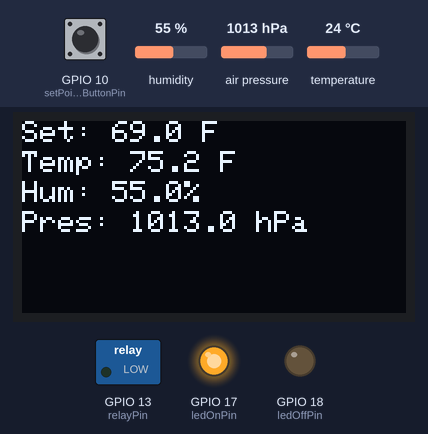
The sketch below on a simulated ESP32-S2. Shown: 128×64 one-colour display, switched loads named in the sketch (green lamp = pin HIGH), output pins drawn as LEDs (lit = HIGH). The inputs (shaded band) are chosen by the test bench; at power-on: temperature 24 °C, humidity 55 %, air pressure 1013 hPa, GPIO 10 (setPointChangeButtonPin) HIGH. WiFi joins after 1.5 s; servers stay silent unless stated; what the sketch prints to the serial monitor is not drawn.

Above: at 3.7 s.
3.8 s: temperature set to 20.4 °C
At 4.9 s:
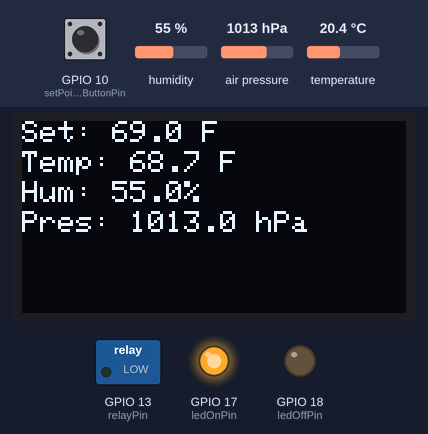
5.3 s: temperature set to 19.3 °C
At 6.4 s:
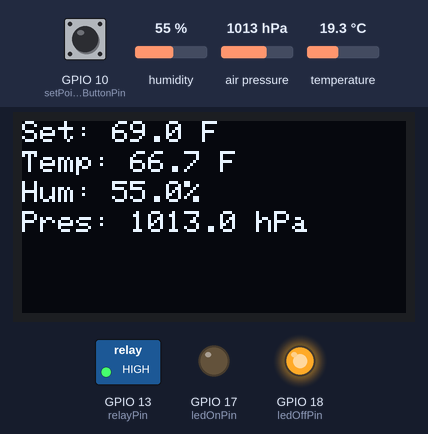
6.8 s: humidity set to 22 %
At 7.9 s:
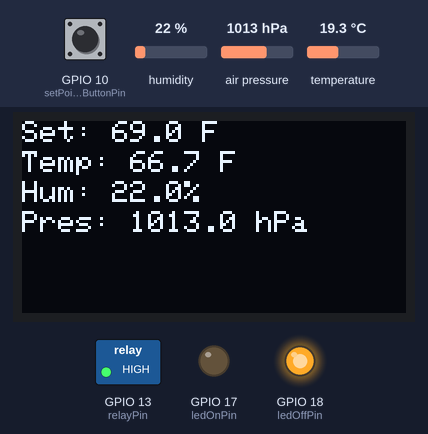
8.3 s: air pressure set to 952 hPa
At 9.5 s:
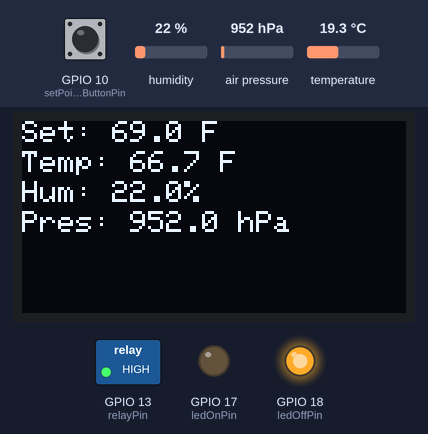
Timing chart, 0 to 10.8 s (numbered marks = the images above; inputs shaded):
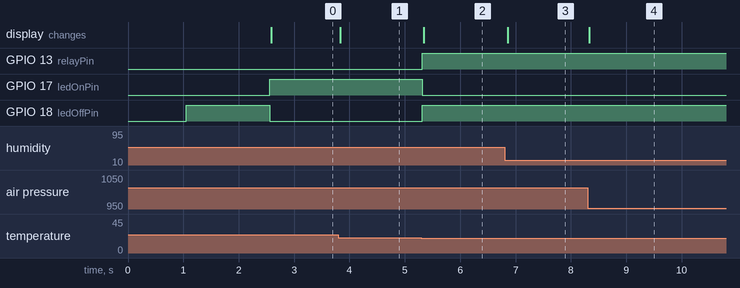

The sketch:

heat-only-thermostat-relay.ino
```cpp
#include <Wire.h>
#include <Adafruit_Sensor.h>
#include <Adafruit_BME280.h>
#include <Adafruit_GFX.h>
#include <Adafruit_SH1106.h>
#include <WiFi.h>
#include <ArduinoOTA.h>
// Custom I2C pins
#define BME_SDA 8  // Replace with the pin number you want to use for SDA
#define BME_SCL 9  // Replace with the pin number you want to use for SCL

#define SEALEVELPRESSURE_HPA (1013.25)

Adafruit_SH1106 display; // Instantiate the display object without a reset pin
Adafruit_BME280 bme; // I2C

const char* ssid = "Your SSID";
const char* password = "Your PASSWORD";
// Relay and Button Pins
const int relayPin = 13;
const int setPointIncreaseButtonPin = 14;
const int setPointDecreaseButtonPin = 12;
const int setPointChangeButtonPin = 10;
const int ledOnPin = 17; //  GPIO pin for the "relay on" LED
const int ledOffPin = 18; //  GPIO pin for the "relay off" LED

// Temperature Setpoint
float temperatureSetpointF = 69.0; // Default setpoint
const float temperatureHysteresisF = 1.5;

// Debouncing Variables
unsigned long lastDebounceTime = 0;
unsigned long debounceDelay = 50;

// Display Blink Variables
unsigned long lastBlinkTime = 0;
const long blinkInterval = 500; // 500ms interval for blinking
bool displayOn = true;

// Flags
bool inSetpointMode = false;

void controlRelay(float currentTemperatureF);
void updateDisplay(float setpoint, float currentTemp, bool displayOn);

void setup() {
  Serial.begin(115200);

  Serial.println("Serial started");

  Wire.begin(BME_SDA, BME_SCL);

  if (!bme.begin(0x76)) { // Address for BME280
    Serial.println("Could not find a valid BME280 sensor, check wiring!");
    while (1);
  }

  display.begin(SH1106_SWITCHCAPVCC, 0x3C); // Address for SH1106

  // The display.begin() does not return a value, so no need to check it
  display.clearDisplay(); // Clear the display buffer
  display.display(); // Show the initial display buffer
  delay(1000); // Pause for display to show the cleared buffer

  // Initialize relay and button pins
  pinMode(relayPin, OUTPUT);
  pinMode(setPointIncreaseButtonPin, INPUT_PULLUP);
  pinMode(setPointDecreaseButtonPin, INPUT_PULLUP);
  pinMode(setPointChangeButtonPin, INPUT_PULLUP);
  pinMode(ledOnPin, OUTPUT);
  pinMode(ledOffPin, OUTPUT);

  // Set the initial state for the relay and LEDs
  digitalWrite(relayPin, LOW); // Relay is off on startup
  digitalWrite(ledOnPin, LOW); // "Relay on" LED is off
  digitalWrite(ledOffPin, HIGH); // "Relay off" LED is on

  // Connect to WiFi
  WiFi.begin(ssid, password);
  while (WiFi.status() != WL_CONNECTED) {
    delay(500);
    Serial.print(".");
  }
  Serial.println("");
  Serial.println("WiFi connected");

  // Start the OTA service
  ArduinoOTA.setHostname("ESP32-S2-THERMO-OTA");
  ArduinoOTA.begin();
  Serial.println("OTA ready");
}


void loop() {
  unsigned long currentMillis = millis();

  // Check if the setpoint change button is being held down
  if (digitalRead(setPointChangeButtonPin) == LOW) {
    // Enter setpoint change mode
    inSetpointMode = true;

    // Check for increase button
    if (digitalRead(setPointIncreaseButtonPin) == LOW) {
      temperatureSetpointF += 0.50;
    }
    // Check for decrease button
    if (digitalRead(setPointDecreaseButtonPin) == LOW) {
      temperatureSetpointF -= 0.50;
    }

    updateDisplay(temperatureSetpointF, bme.readTemperature() * 1.8 + 32, true); // Update display with setpoint and current temp
  } else {
    // Exit setpoint change mode
    inSetpointMode = false;
    // Display the current temp and setpoint
    float temperatureF = bme.readTemperature() * 1.8 + 32; // Convert Celsius to Fahrenheit
    controlRelay(temperatureF);
    updateDisplay(temperatureSetpointF, temperatureF, true); // Update display with current temp and setpoint
  }

  ArduinoOTA.handle(); // Must be called in loop() for OTA to function
}

void controlRelay(float currentTemperatureF) {
  // If the current temperature is higher than the setpoint plus hysteresis,
  // turn the relay (and "relay on" LED) on. Otherwise, turn it off.
  if (currentTemperatureF > (temperatureSetpointF + temperatureHysteresisF)) {
    digitalWrite(relayPin, LOW); // Turn off relay
    digitalWrite(ledOnPin, HIGH); // Turn on "relay on" LED
    digitalWrite(ledOffPin, LOW); // Turn off "relay off" LED
  } else if (currentTemperatureF < (temperatureSetpointF - temperatureHysteresisF)) {
    digitalWrite(relayPin, HIGH); // Turn on relay
    digitalWrite(ledOnPin, LOW); // Turn off "relay on" LED
    digitalWrite(ledOffPin, HIGH); // Turn on "relay off" LED
  }
}


void updateDisplay(float setpoint, float currentTemp, bool displayOn) {
  display.clearDisplay();
  display.setTextSize(1); // Set text size to 1 for more text
  display.setTextColor(WHITE); // Set text color to white

  display.setCursor(0, 0); // Start at top-left corner
  display.print("Set: ");
  display.print(setpoint, 1);
  display.print(" F");

  display.setCursor(0, 10); // Move down a line
  display.print("Temp: ");
  display.print(currentTemp, 1);
  display.print(" F");

  // Read humidity
  float humidity = bme.readHumidity();
  display.setCursor(0, 20); // Move down another line
  display.print("Hum: ");
  display.print(humidity, 1);
  display.print("%");

  // Read pressure
  float pressure = bme.readPressure() / 100.0F; // Convert to hPa
  display.setCursor(0, 30); // Move down another line
  display.print("Pres: ");
  display.print(pressure, 1);
  display.print(" hPa");

  display.display(); // Update the display with all the new info
}
```

Measured:
- the behaviour switches between 19.8 and 19.7 °C on temperature (found by bisection; images 1 and 2)
- after the input at 3.8 s, the display: changes at once (image 1)
- after the input at 5.3 s, GPIO 13 (relayPin), GPIO 18 (ledOffPin): LOW → HIGH at once; GPIO 17 (ledOnPin): HIGH → LOW at once; the display: changes at once (image 2)
- after the input at 6.8 s, the display: changes after 0.05 s (image 3)
- after the input at 8.3 s, the display: changes at once (image 4)
